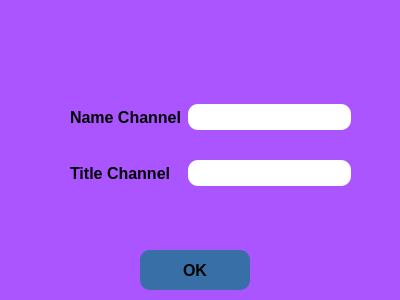
<?xml version="1.0" encoding="UTF-8"?>
<ui version="4.0">
 <class>createnewchannel</class>
 <widget class="QDialog" name="createnewchannel">
  <property name="geometry">
   <rect>
    <x>0</x>
    <y>0</y>
    <width>400</width>
    <height>300</height>
   </rect>
  </property>
  <property name="windowTitle">
   <string>New Channel</string>
  </property>
  <property name="styleSheet">
   <string notr="true">background-color: rgb(170, 85, 255);</string>
  </property>
  <widget class="QPushButton" name="pushButton">
   <property name="geometry">
    <rect>
     <x>140</x>
     <y>250</y>
     <width>110</width>
     <height>40</height>
    </rect>
   </property>
   <property name="font">
    <font>
     <pointsize>12</pointsize>
     <bold>true</bold>
    </font>
   </property>
   <property name="styleSheet">
    <string notr="true">QPushButton {
    border-radius: 10px;
    padding: 10px;
    background-color: #376fa6;
	color: &quot;white&quot;;
}

QPushButton:hover {
    background-color: #007600;
}

QPushButton:pressed {
    background-color: #888888;
}
</string>
   </property>
   <property name="text">
    <string>OK</string>
   </property>
  </widget>
  <widget class="QLabel" name="label_Error">
   <property name="geometry">
    <rect>
     <x>70</x>
     <y>215</y>
     <width>281</width>
     <height>21</height>
    </rect>
   </property>
   <property name="styleSheet">
    <string notr="true">color: rgb(255, 255, 255);</string>
   </property>
   <property name="text">
    <string/>
   </property>
  </widget>
  <widget class="QWidget" name="layoutWidget">
   <property name="geometry">
    <rect>
     <x>70</x>
     <y>80</y>
     <width>281</width>
     <height>131</height>
    </rect>
   </property>
   <layout class="QGridLayout" name="gridLayout">
    <item row="0" column="0">
     <widget class="QLabel" name="label_NameChannel">
      <property name="font">
       <font>
        <pointsize>12</pointsize>
        <bold>true</bold>
       </font>
      </property>
      <property name="text">
       <string>Name Channel</string>
      </property>
     </widget>
    </item>
    <item row="0" column="1">
     <widget class="QLineEdit" name="lineEdit_NameChannel">
      <property name="styleSheet">
       <string notr="true">QLineEdit {
    border-radius: 10px;
    padding: 5px;
	background-color: rgb(255, 255, 255);
	
	font: 12pt &quot;Century&quot;;
}
</string>
      </property>
     </widget>
    </item>
    <item row="1" column="0">
     <widget class="QLabel" name="label_TitleChannel">
      <property name="font">
       <font>
        <pointsize>12</pointsize>
        <bold>true</bold>
       </font>
      </property>
      <property name="text">
       <string>Title Channel</string>
      </property>
     </widget>
    </item>
    <item row="1" column="1">
     <widget class="QLineEdit" name="lineEdit_TitleChannel">
      <property name="styleSheet">
       <string notr="true">QLineEdit {
    border-radius: 10px;
    padding: 5px;
	background-color: rgb(255, 255, 255);
	
	font: 12pt &quot;Century&quot;;
}
</string>
      </property>
     </widget>
    </item>
   </layout>
  </widget>
 </widget>
 <resources/>
 <connections/>
</ui>
